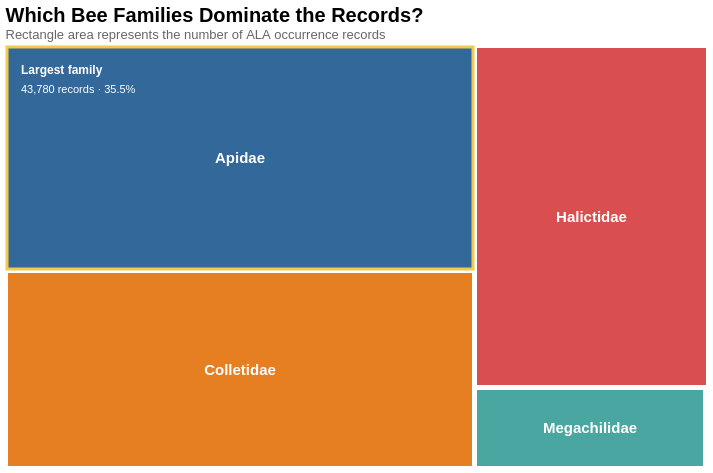

Here is the Vega-Lite specification saved for this chart:
### Vega specification from a JSON file in a GitHub repository (floating-point values rounded to 4 significant figures)
{"$schema": "https://vega.github.io/schema/vega/v6.json", "width": 700, "height": 420, "padding": 5, "title": {"text": "Which Bee Families Dominate the Records?", "subtitle": "Rectangle area represents the number of ALA occurrence records", "anchor": "start", "fontSize": 20, "subtitleFontSize": 13, "subtitleColor": "#666"}, "data": [{"name": "tree", "values": [{"id": "root", "parent": null}, {"id": "Apidae", "parent": "root", "records": 43780, "uniqueSpecies": 171, "uniqueGenera": 13}, {"id": "Colletidae", "parent": "root", "records": 38413, "uniqueSpecies": 676, "uniqueGenera": 31}, {"id": "Halictidae", "parent": "root", "records": 33235, "uniqueSpecies": 266, "uniqueGenera": 9}, {"id": "Megachilidae", "parent": "root", "records": 7768, "uniqueSpecies": 148, "uniqueGenera": 7}, {"id": "Stenotritidae", "parent": "root", "records": 90, "uniqueSpecies": 13, "uniqueGenera": 2}], "transform": [{"type": "stratify", "key": "id", "parentKey": "parent"}, {"type": "treemap", "field": "records", "sort": {"field": "value", "order": "descending"}, "round": true, "method": "squarify", "ratio": 1.6, "paddingInner": 3, "size": [{"signal": "width"}, {"signal": "height"}]}]}, {"name": "leaves", "source": "tree", "transform": [{"type": "filter", "expr": "datum.depth === 1"}]}, {"name": "apidae", "source": "leaves", "transform": [{"type": "filter", "expr": "datum.id === 'Apidae'"}]}], "scales": [{"name": "color", "type": "ordinal", "domain": ["Apidae", "Colletidae", "Halictidae", "Megachilidae", "Stenotritidae"], "range": ["#32689A", "#E67E22", "#D94F4F", "#49A6A0", "#4F8B45"]}], "marks": [{"type": "rect", "from": {"data": "leaves"}, "encode": {"enter": {"x": {"field": "x0"}, "y": {"field": "y0"}, "x2": {"field": "x1"}, "y2": {"field": "y1"}, "fill": {"scale": "color", "field": "id"}, "stroke": {"value": "white"}, "strokeWidth": {"value": 2}, "tooltip": {"signal": "{'Bee family': datum.id, 'Occurrence records': format(datum.records, ','), 'Unique recorded taxa': format(datum.uniqueSpecies, ','), 'Unique genera': format(datum.uniqueGenera, ',')}"}}, "hover": {"fillOpacity": {"value": 0.82}}}}, {"type": "text", "from": {"data": "leaves"}, "encode": {"enter": {"x": {"signal": "(datum.x0 + datum.x1) / 2"}, "y": {"signal": "(datum.y0 + datum.y1) / 2"}, "text": {"signal": "(datum.x1 - datum.x0 > 110 && datum.y1 - datum.y0 > 28) ? datum.id : ''"}, "align": {"value": "center"}, "baseline": {"value": "middle"}, "fontSize": {"signal": "(datum.x1 - datum.x0 > 180) ? 15 : 11"}, "fontWeight": {"value": "bold"}, "fill": {"value": "white"}}}}, {"type": "rect", "from": {"data": "apidae"}, "encode": {"enter": {"x": {"field": "x0"}, "y": {"field": "y0"}, "x2": {"field": "x1"}, "y2": {"field": "y1"}, "fillOpacity": {"value": 0}, "stroke": {"value": "#F2C94C"}, "strokeWidth": {"value": 3}}}}, {"type": "text", "from": {"data": "apidae"}, "encode": {"enter": {"x": {"signal": "datum.x0 + 14"}, "y": {"signal": "datum.y0 + 18"}, "text": {"value": "Largest family"}, "align": {"value": "left"}, "baseline": {"value": "top"}, "fontSize": {"value": 12}, "fontWeight": {"value": "bold"}, "fill": {"value": "white"}}}}, {"type": "text", "from": {"data": "apidae"}, "encode": {"enter": {"x": {"signal": "datum.x0 + 14"}, "y": {"signal": "datum.y0 + 37"}, "text": {"value": "43,780 records · 35.5%"}, "align": {"value": "left"}, "baseline": {"value": "top"}, "fontSize": {"value": 11}, "fill": {"value": "white"}}}}]}
